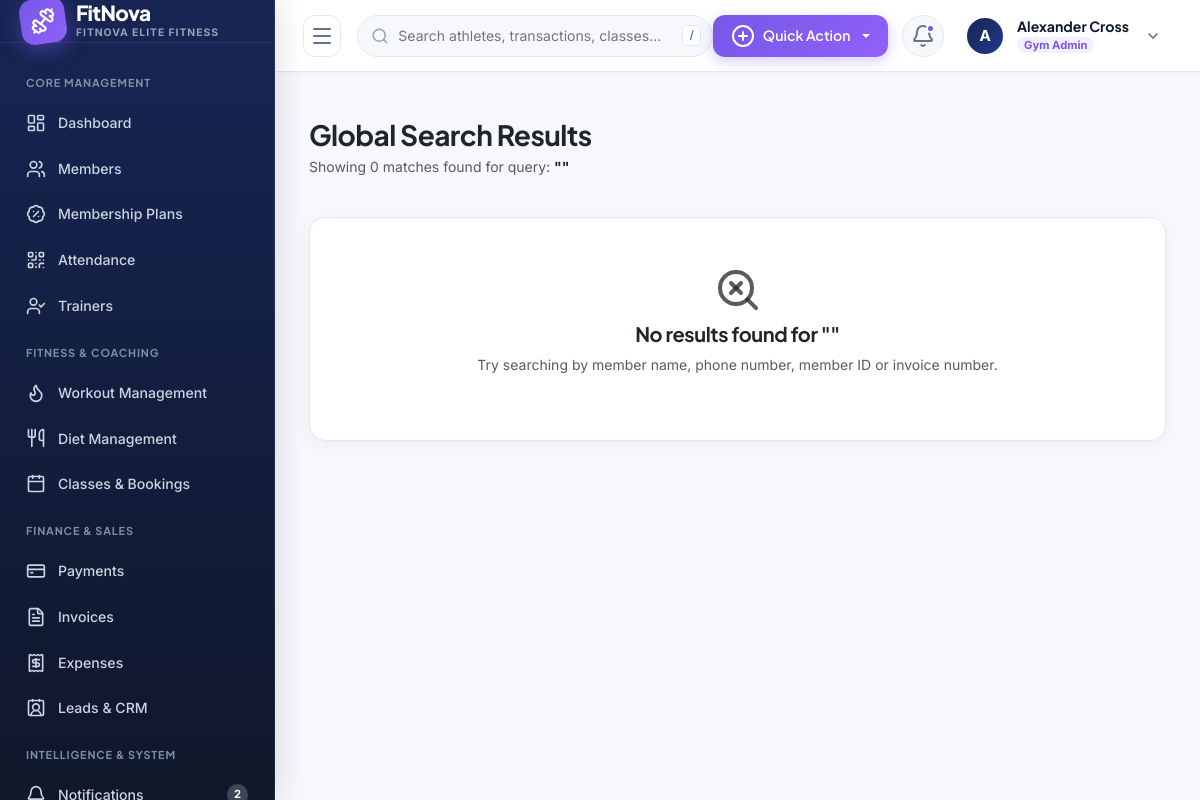
Screenshot of /search/ (signed in) with the database file from the repository.
### apps/accounts/models.py (models this page shows, shortened)
class GymOrganization(models.Model):
    name = models.CharField(max_length=200)
    slug = models.SlugField(max_length=220, unique=True)
    logo = models.ImageField(upload_to='organizations/logos/', null=True, blank=True)
    email = models.EmailField()
    phone = models.CharField(max_length=20)
    website = models.URLField(blank=True, default='')
    tax_id = models.CharField(max_length=50, blank=True, default='', verbose_name='Tax/GST ID')
    currency = models.CharField(max_length=10, default='$')
    is_active = models.BooleanField(default=True)
    created_at = models.DateTimeField(auto_now_add=True)
    updated_at = models.DateTimeField(auto_now=True)
    class Meta:
        verbose_name = 'Gym Organization'
        verbose_name_plural = 'Gym Organizations'
        ordering = ['name']

class User(AbstractUser):
    class Role(models.TextChoices):
        SUPER_ADMIN = 'SUPER_ADMIN', _('Super Admin')
        GYM_ADMIN = 'GYM_ADMIN', _('Gym Admin')
        STAFF = 'STAFF', _('Receptionist / Staff')
        TRAINER = 'TRAINER', _('Trainer')
        MEMBER = 'MEMBER', _('Gym Member')
    class Gender(models.TextChoices):
        MALE = 'MALE', _('Male')
        FEMALE = 'FEMALE', _('Female')
        OTHER = 'OTHER', _('Other')
    role = models.CharField(
        max_length=20,
        choices=Role.choices,
        default=Role.MEMBER,
        db_index=True
    )
    organization = models.ForeignKey(
        GymOrganization,
        on_delete=models.CASCADE,
        null=True,
        blank=True,
        related_name='users'
    )
    branch = models.ForeignKey(
        GymBranch,
        on_delete=models.SET_NULL,
        null=True,
        blank=True,
        related_name='branch_users'
    )
    phone = models.CharField(max_length=20, blank=True, default='')
    profile_picture = models.ImageField(upload_to='profiles/', null=True, blank=True)
    gender = models.CharField(max_length=10, choices=Gender.choices, default=Gender.MALE)
    date_of_birth = models.DateField(null=True, blank=True)
    address = models.TextField(blank=True, default='')
    is_verified = models.BooleanField(default=True)
    class Meta:
        ordering = ['-date_joined']
        indexes = [
            models.Index(fields=['organization', 'role']),
            models.Index(fields=['email']),
        ]
    @property
    def is_member(self):
        return self.role == self.Role.MEMBER

### apps/dashboard/views.py (the view, shortened to what this page needs)
# urls.py: path('search/', views.global_search, name='search'),
@login_required
def global_search(request):
    query = request.GET.get('q', '').strip()
    org = request.user.organization
    members = []
    trainers = []
    plans = []
    invoices = []
    leads = []
    return render(request, 'dashboard/search_results.html', {
        'query': query,
        'members': members,
        'trainers': trainers,
        'plans': plans,
        'invoices': invoices,
        'leads': leads,
        'total_results': len(members) + len(trainers) + len(plans) + len(invoices) + len(leads)
    })

### apps/accounts/context_processors.py (called while the page is built)
def global_fitnova_context(request):
    if not request.user.is_authenticated:
        return {}
    unread_count = 0
    recent_notifications = []
    try:
        notifications_qs = request.user.notifications.all()
        unread_count = notifications_qs.filter(is_read=False).count()
        recent_notifications = notifications_qs[:5]
    except Exception:
        pass
    return {
        'unread_notifications_count': unread_count,
        'recent_notifications': recent_notifications,
        'current_org': getattr(request.user, 'organization', None),
        'current_branch': getattr(request.user, 'branch', None),
    }

### templates/dashboard/search_results.html (shortened to what this page needs)
{% extends 'base.html' %}
{% block content %}
<div class="row g-4">
  <div class="col-12">
    <h3 class="fw-bold text-dark mb-1">Global Search Results</h3>
    <p class="text-muted small">Showing {{ total_results }} matches found for query: <strong class="text-dark">"{{ query }}"</strong></p>
  </div>
  {% if total_results == 0 %}
  <div class="col-12">
    <div class="fn-card text-center py-5">
      <i data-lucide="search-x" class="text-muted mb-2" style="width: 48px; height: 48px;"></i>
      <h5 class="text-dark fw-bold">No results found for "{{ query }}"</h5>
      <p class="text-muted small">Try searching by member name, phone number, member ID or invoice number.</p>
    </div>
  </div>
  {% endif %}
</div>
{% endblock %}

### templates/base.html (shortened to what this page needs)
{% load static %}
<!DOCTYPE html>
<html lang="en">
<head>
  <link href="https://cdn.jsdelivr.net/npm/bootstrap@5.3.3/dist/css/bootstrap.min.css" rel="stylesheet">
  <link rel="stylesheet" href="{% static 'css/fitnova.css' %}">
</head>
<body>
<div class="fn-app-wrapper">
  <aside class="fn-sidebar">
    <a href="{% url 'dashboard:index' %}" class="fn-sidebar-brand">
      <div class="fn-brand-logo-icon">
        <i data-lucide="dumbbell"></i>
      </div>
      <div class="fn-brand-text">
        <span class="fn-brand-title">FitNova</span>
        <span class="fn-brand-badge">{{ current_org.name|default:"GYM SAAS" }}</span>
      </div>
    </a>
    <div class="fn-sidebar-nav">
      <div class="fn-nav-header-title">Core Management</div>
      <a href="{% url 'dashboard:index' %}" class="fn-nav-link {% if request.resolver_match.app_name == 'dashboard' and request.resolver_match.url_name == 'index' %}active{% endif %}">
        <i data-lucide="layout-dashboard"></i>
        <span class="fn-nav-text">Dashboard</span>
      </a>
      {% if not user.is_member %}
      <a href="{% url 'members:member_list' %}" class="fn-nav-link {% if request.resolver_match.app_name == 'members' %}active{% endif %}">
        <i data-lucide="users"></i>
        <span class="fn-nav-text">Members</span>
      </a>
      {% endif %}
      {% if not user.is_member %}
      <a href="{% url 'memberships:plan_list' %}" class="fn-nav-link {% if request.resolver_match.app_name == 'memberships' %}active{% endif %}">
        <i data-lucide="badge-percent"></i>
        <span class="fn-nav-text">Membership Plans</span>
      </a>
      {% endif %}
      <a href="{% url 'attendance:attendance_list' %}" class="fn-nav-link {% if request.resolver_match.app_name == 'attendance' %}active{% endif %}">
        <i data-lucide="qr-code"></i>
        <span class="fn-nav-text">Attendance</span>
      </a>
      {% if not user.is_member %}
      <a href="{% url 'trainers:trainer_list' %}" class="fn-nav-link {% if request.resolver_match.app_name == 'trainers' %}active{% endif %}">
        <i data-lucide="user-check"></i>
        <span class="fn-nav-text">Trainers</span>
      </a>
      {% endif %}
      <div class="fn-nav-header-title">Fitness & Coaching</div>
      <a href="{% url 'fitness:workout_list' %}" class="fn-nav-link {% if request.resolver_match.app_name == 'fitness' and 'workout' in request.path %}active{% endif %}">
        <i data-lucide="flame"></i>
        <span class="fn-nav-text">Workout Management</span>
      </a>
      <a href="{% url 'fitness:diet_list' %}" class="fn-nav-link {% if request.resolver_match.app_name == 'fitness' and 'diet' in request.path %}active{% endif %}">
        <i data-lucide="utensils"></i>
        <span class="fn-nav-text">Diet Management</span>
      </a>
      <a href="{% url 'classes:class_list' %}" class="fn-nav-link {% if request.resolver_match.app_name == 'classes' %}active{% endif %}">
        <i data-lucide="calendar"></i>
        <span class="fn-nav-text">Classes & Bookings</span>
      </a>
      {% if not user.is_member %}
      <div class="fn-nav-header-title">Finance & Sales</div>
      <a href="{% url 'payments:payment_list' %}" class="fn-nav-link {% if request.resolver_match.app_name == 'payments' and request.resolver_match.url_name == 'payment_list' %}active{% endif %}">
        <i data-lucide="credit-card"></i>
        <span class="fn-nav-text">Payments</span>
      </a>
      <a href="{% url 'payments:invoice_list' %}" class="fn-nav-link {% if request.resolver_match.app_name == 'payments' and 'invoice' in request.path %}active{% endif %}">
        <i data-lucide="file-text"></i>
        <span class="fn-nav-text">Invoices</span>
      </a>
      <a href="{% url 'payments:expense_list' %}" class="fn-nav-link {% if request.resolver_match.app_name == 'payments' and 'expense' in request.path %}active{% endif %}">
        <i data-lucide="receipt"></i>
        <span class="fn-nav-text">Expenses</span>
      </a>
      <a href="{% url 'crm:lead_list' %}" class="fn-nav-link {% if request.resolver_match.app_name == 'crm' %}active{% endif %}">
        <i data-lucide="contact-round"></i>
        <span class="fn-nav-text">Leads & CRM</span>
      </a>
      {% endif %}
      <div class="fn-nav-header-title">Intelligence & System</div>
      <a href="{% url 'notifications:list' %}" class="fn-nav-link {% if request.resolver_match.app_name == 'notifications' %}active{% endif %}">
        <i data-lucide="bell"></i>
        <span class="fn-nav-text">Notifications</span>
        {% if unread_notifications_count > 0 %}
        <span class="fn-nav-badge">{{ unread_notifications_count }}</span>
        {% endif %}
      </a>
    </div>
  </aside>
  <main class="fn-main-content">
    <header class="fn-topbar">
      <div class="fn-topbar-left">
        <button type="button" class="fn-sidebar-toggle-btn" id="fnSidebarToggle" title="Toggle Navigation">
          <i data-lucide="menu"></i>
        </button>
        <form action="{% url 'dashboard:search' %}" method="GET" class="fn-global-search">
          <input type="text" name="q" id="fnGlobalSearchInput" placeholder="Search athletes, transactions, classes..." value="{{ request.GET.q }}">
          <span class="fn-search-badge">/</span>
        </form>
      </div>
      <div class="fn-topbar-right">
        {% if not user.is_member %}
        <div class="dropdown">
          <button class="btn-fn-accent dropdown-toggle" type="button" data-bs-toggle="dropdown" aria-expanded="false">
            <i data-lucide="plus-circle"></i>
            <span>Quick Action</span>
          </button>
        </div>
        {% endif %}
        <div class="dropdown">
          <a href="#" class="fn-icon-btn {% if unread_notifications_count > 0 %}has-unread{% endif %}" data-bs-toggle="dropdown" aria-expanded="false" title="Notification Center">
            <i data-lucide="bell"></i>
            {% if unread_notifications_count > 0 %}
            <span class="fn-badge-dot"></span>
            {% endif %}
          </a>
        </div>
        <div class="dropdown">
          <div class="fn-user-dropdown" data-bs-toggle="dropdown" aria-expanded="false">
            <div class="fn-avatar">
              {% if user.profile_picture %}
              <img src="{{ user.profile_picture.url }}" alt="{{ user.first_name }}">
              {% else %}
              {{ user.first_name|default:user.username|make_list|first|upper }}
              {% endif %}
            </div>
            <div class="fn-user-meta d-none d-md-flex">
              <span class="fn-user-name">{{ user.get_full_name|default:user.username }}</span>
              <span class="fn-user-role-badge">{{ user.get_role_display }}</span>
            </div>
            <i data-lucide="chevron-down" class="text-muted ms-1" style="width: 16px;"></i>
          </div>
        </div>
      </div>
    </header>
    <div class="container-fluid px-4 pt-3">
    </div>
    <div class="fn-page-container fn-animate-in">
      {% block content %}{% endblock %}
    </div>
  </main>
</div>
</body>
</html>

### rows the page displays
GymOrganization: name "FITNOVA ELITE FITNESS"
User: first_name|make_list "A", get_full_name "Alexander Cross", role "Gym Admin"

### other values shown
{{ unread_notifications_count }} "2"
{{ total_results }} "0"
